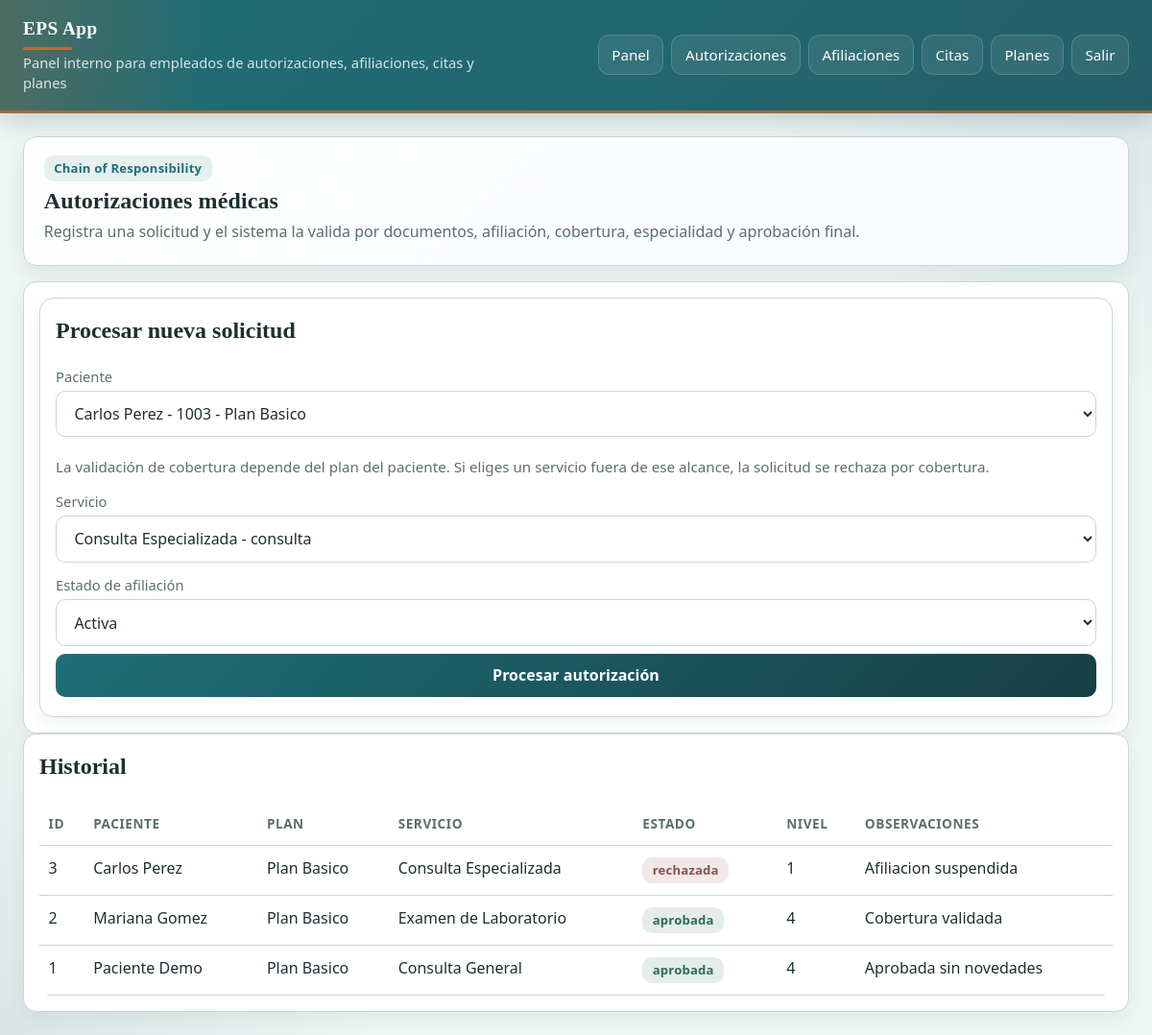
/autorizaciones/ (signed in), run on an earlier commit of the app's database.
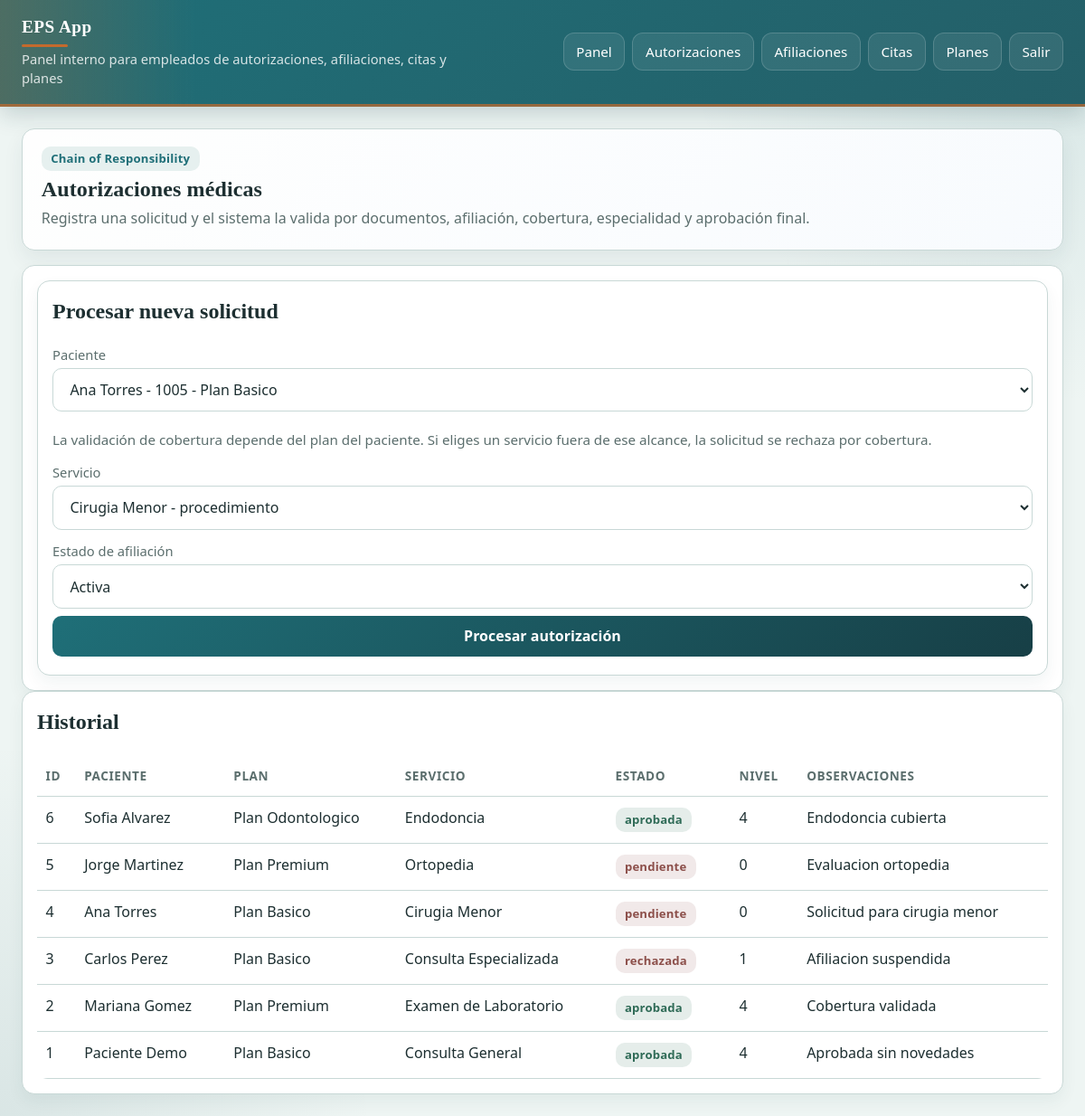
And on a later commit of the database.
### tables this page shows
CREATE TABLE autorizaciones (
            id INTEGER PRIMARY KEY AUTOINCREMENT,
            paciente_id INTEGER NOT NULL,
            servicio_id INTEGER NOT NULL,
            estado TEXT NOT NULL,
            nivel_aprobacion INTEGER NOT NULL DEFAULT 0,
            fecha_solicitud TEXT NOT NULL,
            observaciones TEXT,
            FOREIGN KEY(paciente_id) REFERENCES pacientes(id),
            FOREIGN KEY(servicio_id) REFERENCES servicios(id)
        );

CREATE TABLE pacientes (
            id INTEGER PRIMARY KEY AUTOINCREMENT,
            nombre TEXT NOT NULL,
            documento TEXT UNIQUE NOT NULL,
            direccion TEXT,
            telefono TEXT,
            email TEXT,
            estado_afiliacion TEXT NOT NULL DEFAULT 'pendiente',
            plan_id INTEGER NOT NULL DEFAULT 1,
            FOREIGN KEY(plan_id) REFERENCES planes(id)
        );

CREATE TABLE planes (
            id INTEGER PRIMARY KEY AUTOINCREMENT,
            nombre TEXT NOT NULL,
            tipo TEXT NOT NULL,
            tarifa_base REAL NOT NULL,
            cobertura TEXT NOT NULL,
            incluye_ortodoncia INTEGER NOT NULL DEFAULT 0
        );

CREATE TABLE servicios (
            id INTEGER PRIMARY KEY AUTOINCREMENT,
            nombre TEXT NOT NULL,
            tipo_servicio TEXT NOT NULL,
            tarifa_base REAL NOT NULL,
            requiere_especialidad TEXT,
            nivel_complejidad INTEGER NOT NULL DEFAULT 1
        );

### presentation/controllers/authorization_controller.py (the view)
@authorization_bp.route("/")
@login_required
@role_required("admin", "medico", "auxiliar")
def index():
    authorizations = authorization_service.list_authorizations()
    return render_template(
        "autorizaciones/index.html",
        authorizations=authorizations,
        patients=authorization_service.list_patients(),
        services=authorization_service.list_services(),
        coverage_description_for_plan=authorization_service.coverage_description_for_plan,
    )

### business/services/authorization_service.py (called while the page is built)
    def list_authorizations(self):
        return self.authorization_dao.list_all()

    def list_patients(self):
        connection = get_connection()
        return connection.execute(
            """
            SELECT p.id, p.nombre, p.documento, pl.nombre AS plan_nombre, pl.tipo AS plan_tipo
            FROM pacientes p
            LEFT JOIN planes pl ON p.plan_id = pl.id
            ORDER BY p.nombre
            """
        ).fetchall()

    def list_services(self):
        connection = get_connection()
        return connection.execute("SELECT id, nombre, tipo_servicio FROM servicios ORDER BY nombre").fetchall()

### data/daos/authorization_dao.py (called while the page is built)
    def list_all(self):
        connection = get_connection()
        return connection.execute(
            """
            SELECT a.*, p.nombre AS paciente_nombre, s.nombre AS servicio_nombre, pl.nombre AS plan_nombre
            FROM autorizaciones a
            JOIN pacientes p ON p.id = a.paciente_id
            LEFT JOIN planes pl ON pl.id = p.plan_id
            JOIN servicios s ON s.id = a.servicio_id
            ORDER BY a.id DESC
            """
        ).fetchall()

### presentation/templates/autorizaciones/index.html (shortened to what this page needs)
{% extends 'base.html' %}
{% block content %}
<section class="hero">
  <div class="badge">Chain of Responsibility</div>
  <h1>Autorizaciones médicas</h1>
  <p>Registra una solicitud y el sistema la valida por documentos, afiliación, cobertura, especialidad y aprobación final.</p>
</section>
<section class="card">
  <article class="card">
    <h2>Procesar nueva solicitud</h2>
    <form method="post" action="{{ url_for('authorization.procesar') }}">
      <label for="paciente_id">Paciente</label>
      <select id="paciente_id" name="paciente_id">
        {% for patient in patients %}
          <option value="{{ patient['id'] }}">{{ patient['nombre'] }} - {{ patient['documento'] }} - {{ patient['plan_nombre'] or 'Sin plan' }}</option>
        {% endfor %}
      </select>
      <p class="meta">La validación de cobertura depende del plan del paciente. Si eliges un servicio fuera de ese alcance, la solicitud se rechaza por cobertura.</p>
      <label for="servicio_id">Servicio</label>
      <select id="servicio_id" name="servicio_id">
        {% for service in services %}
          <option value="{{ service['id'] }}">{{ service['nombre'] }} - {{ service['tipo_servicio'] }}</option>
        {% endfor %}
      </select>
      <label for="afiliacion_estado">Estado de afiliación</label>
      <select id="afiliacion_estado" name="afiliacion_estado">
        <option value="activa">Activa</option>
      </select>
      <button type="submit">Procesar autorización</button>
    </form>
  </article>
</section>
<section class="card">
  <h2>Historial</h2>
  {% if authorizations %}
  <table>
    <thead>
      <tr>
        <th>ID</th>
        <th>Paciente</th>
        <th>Plan</th>
        <th>Servicio</th>
        <th>Estado</th>
        <th>Nivel</th>
        <th>Observaciones</th>
      </tr>
    </thead>
    <tbody>
      {% for item in authorizations %}
      <tr>
        <td>{{ item['id'] }}</td>
        <td>{{ item['paciente_nombre'] }}</td>
        <td>{{ item['plan_nombre'] or '—' }}</td>
        <td>{{ item['servicio_nombre'] }}</td>
        <td>
          {% if item['estado'] == 'pendiente' and item['observaciones'] == 'Pendiente por revision adicional' %}
            <span class="badge warning">Pendiente por revisión adicional</span>
          {% elif item['estado'] == 'aprobada' %}
            <span class="badge success">aprobada</span>
          {% else %}
            <span class="badge danger">{{ item['estado'] }}</span>
          {% endif %}
        </td>
        <td>{{ item['nivel_aprobacion'] }}</td>
        <td>{{ item['observaciones'] }}</td>
      </tr>
      {% endfor %}
    </tbody>
  </table>
  {% else %}
    <p class="empty">No hay autorizaciones registradas todavía.</p>
  {% endif %}
</section>
{% endblock %}

What changed in the data, as far as the page shows it:
added autorizaciones: id "6", paciente_nombre "Sofia Alvarez", nombre "Plan Odontologico", servicio_nombre "Endodoncia", estado "aprobada", nivel_aprobacion "4", observaciones "Endodoncia cubierta"
added autorizaciones: id "5", paciente_nombre "Jorge Martinez", nombre "Plan Premium", servicio_nombre "Ortopedia", estado "pendiente", nivel_aprobacion "0", observaciones "Evaluacion ortopedia"
added autorizaciones: id "4", paciente_nombre "Ana Torres", nombre "Plan Basico", servicio_nombre "Cirugia Menor", estado "pendiente", nivel_aprobacion "0", observaciones "Solicitud para cirugia menor"
changed autorizaciones "Cobertura validada": nombre "Plan Basico" → "Plan Premium"
Also different on the page:
form field paciente_id: "Carlos Perez - 1003 - Plan Basico" → "Ana Torres - 1005 - Plan Basico"
form field servicio_id: "Consulta Especializada - consulta" → "Cirugia Menor - procedimiento"
